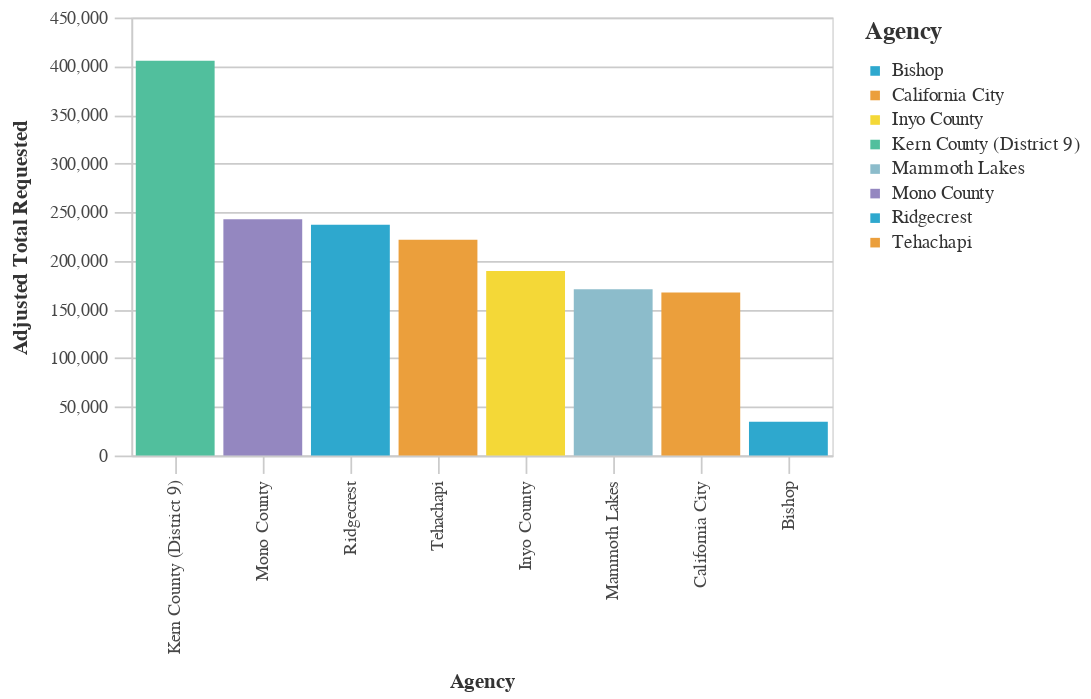

The cell this chart's notebook holds for it:
### Code cell
#Bar chart Average Total Requested Funds by Agency
chart4=(_dla_utils_reports.basic_bar_chart_no_save((((_dla_utils_reports.calculate_data_all(df, 'adjusted_total_requested', 'primary_agency_name', aggfunc="mean"))
                          >>arrange(-_.adjusted_total_requested)).head(30)
                        ), 'primary_agency_name','adjusted_total_requested', 'primary_agency_name', district
                          
                       ))
    
display(HTML("<h4><strong>Average Total Requested Funds by Agency ($2021)</strong></h4>"))
display(chart4)

### Figure 1 — Vega-Lite specification as saved in the notebook (floating-point values rounded to 4 significant figures)
{"config": {"view": {"continuousWidth": 400, "continuousHeight": 300}, "axis": {"domainColor": "#cbcbcb", "grid": true, "gridColor": "#cbcbcb", "gridWidth": 1, "labelColor": "#474747", "labelFont": "Nunito Sans", "labelFontSize": 10, "labelPadding": 4, "tickColor": "#cbcbcb", "tickSize": 10, "titleColor": "#333", "titleFont": "Raleway", "titleFontSize": 12, "titlePadding": 10}, "axisBand": {"grid": false}, "background": "white", "font": "Raleway", "header": {"labelFont": "Nunito Sans", "titleFont": "Raleway"}, "legend": {"labelColor": "#333", "labelFont": "Nunito Sans", "labelFontSize": 11, "labelLimit": 0, "padding": 1, "symbolSize": 30, "symbolType": "square", "titleColor": "#333", "titleFont": "Raleway", "titleFontSize": 14, "titlePadding": 10}, "title": {"anchor": "middle", "font": "Raleway", "fontSize": 18, "fontWeight": 300, "offset": 20}}, "data": {"name": "data-aaf7961424f3212d1bacb911c4065384"}, "mark": "bar", "encoding": {"color": {"field": "primary_agency_name", "legend": {"symbolLimit": 10, "title": "Agency"}, "scale": {"range": ["#2EA8CE", "#EB9F3C", "#F4D837", "#51BF9D", "#8CBCCB", "#9487C0"]}, "type": "nominal"}, "tooltip": [{"field": "primary_agency_name", "type": "nominal"}, {"field": "adjusted_total_requested", "type": "quantitative"}], "x": {"field": "primary_agency_name", "sort": "-y", "title": "Agency", "type": "nominal"}, "y": {"field": "adjusted_total_requested", "title": "Adjusted Total Requested", "type": "quantitative"}}, "height": 250, "width": 400, "$schema": "https://vega.github.io/schema/vega-lite/v4.17.0.json", "datasets": {"data-aaf7961424f3212d1bacb911c4065384": [{"primary_agency_name": "Kern County (District 9)", "adjusted_total_requested": 405500.0}, {"primary_agency_name": "Mono County", "adjusted_total_requested": 242600.0}, {"primary_agency_name": "Ridgecrest", "adjusted_total_requested": 237200.0}, {"primary_agency_name": "Tehachapi", "adjusted_total_requested": 221700.0}, {"primary_agency_name": "Inyo County", "adjusted_total_requested": 189500.0}, {"primary_agency_name": "Mammoth Lakes", "adjusted_total_requested": 170900.0}, {"primary_agency_name": "California City", "adjusted_total_requested": 167500.0}, {"primary_agency_name": "Bishop", "adjusted_total_requested": 34700.0}]}}
